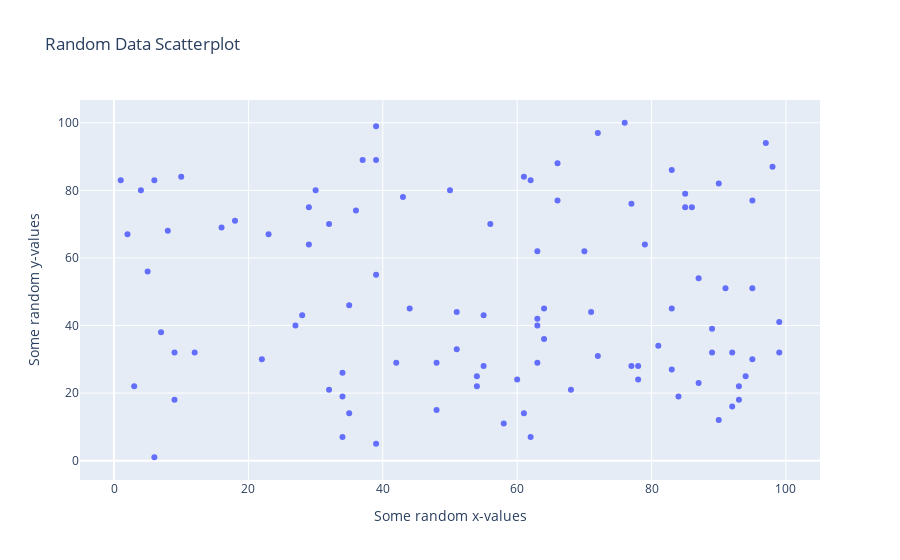

The notebook cell this image was saved under:
### Code cell
fig1 = go.Figure(data=data1, layout=layout1)
fig1.show()

### Figure 1 — Plotly figure (JSON) as saved in the notebook; plotly's stock layout.template omitted (floating-point values rounded to 4 significant figures)
{"data": [{"mode": "markers", "type": "scatter", "x": [72, 4, 63, 87, 62, 48, 34, 64, 83, 63, 60, 5, 23, 12, 50, 84, 3, 83, 94, 92, 29, 30, 63, 18, 90, 66, 35, 44, 6, 55, 99, 76, 56, 64, 90, 61, 39, 78, 83, 97, 55, 1, 32, 87, 27, 51, 34, 9, 7, 16, 37, 68, 39, 89, 61, 32, 22, 54, 85, 72, 29, 81, 92, 95, 95, 6, 89, 63, 86, 48, 62, 66, 78, 39, 91, 85, 77, 98, 93, 70, 34, 71, 95, 28, 8, 58, 54, 39, 9, 77, 36, 79, 10, 99, 51, 43, 93, 2, 35, 42], "y": [97, 80, 40, 23, 83, 29, 26, 45, 45, 29, 24, 56, 67, 32, 80, 19, 22, 86, 25, 32, 64, 80, 62, 71, 12, 88, 14, 45, 83, 43, 41, 100, 70, 36, 82, 14, 89, 24, 27, 94, 28, 83, 21, 54, 40, 33, 19, 18, 38, 69, 89, 21, 99, 32, 84, 70, 30, 22, 79, 31, 75, 34, 16, 77, 51, 1, 39, 42, 75, 15, 7, 77, 28, 55, 51, 75, 28, 87, 22, 62, 7, 44, 30, 43, 68, 11, 25, 5, 32, 76, 74, 64, 84, 32, 44, 78, 18, 67, 46, 29]}], "layout": {"hovermode": "closest", "title": {"text": "Random Data Scatterplot"}, "xaxis": {"title": {"text": "Some random x-values"}}, "yaxis": {"title": {"text": "Some random y-values"}}}}
